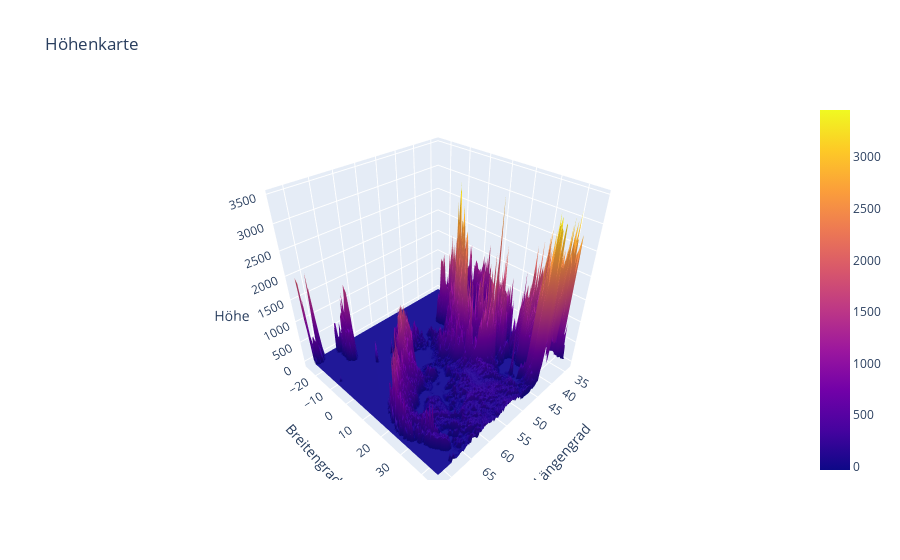

The notebook cell this image was saved under:
### Markdown cell above
## Heightmap

### Code cell
altitude_df = pd.read_parquet("unique_coords_with_altitude.parquet")

# Pivot to 2D grid
z = altitude_df.pivot(
    index="breitengrad",
    columns="längengrad",
    values="höhe"
)

x = z.columns.values
y = z.index.values

# Create surface plot
fig = go.Figure(
    data=[go.Surface(x = x, y = y, z = z.values)]
)

fig.update_layout(
    title="Höhenkarte",
    autosize=True,
    scene=dict(
        xaxis_title="Längengrad",
        yaxis_title="Breitengrad",
        zaxis_title="Höhe"
    )
)

fig.show(renderer="browser")
fig.show()

### Figure 1 — Plotly figure (JSON) as saved in the notebook; plotly's stock layout.template omitted (floating-point values rounded to 4 significant figures; data arrays with more than 128 entries replaced by an {"elided": "..."} marker saying what was removed)
{"data": [{"type": "surface", "x": {"elided": "153 float values"}, "y": {"elided": "281 float values"}, "z": {"elided": "281x153 float values"}}], "layout": {"autosize": true, "scene": {"xaxis": {"title": {"text": "Längengrad"}}, "yaxis": {"title": {"text": "Breitengrad"}}, "zaxis": {"title": {"text": "Höhe"}}}, "title": {"text": "Höhenkarte"}}}
